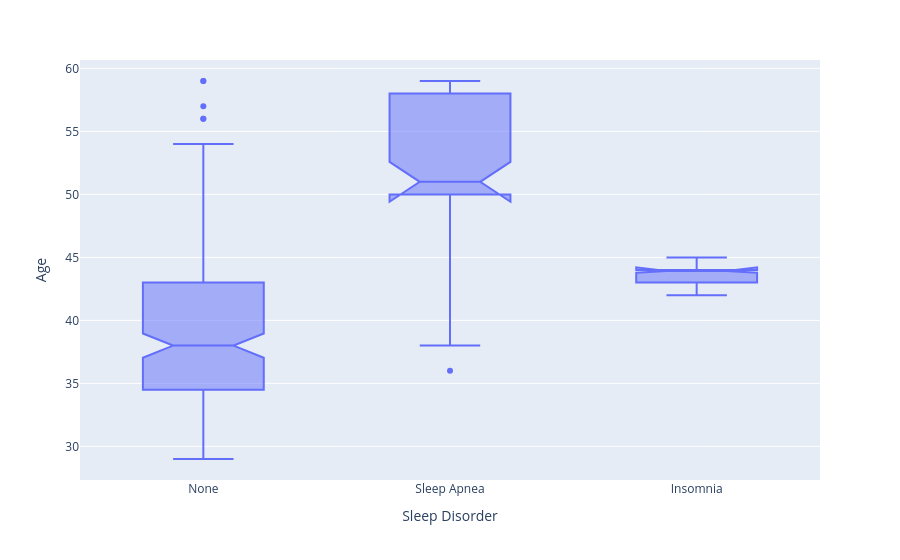

Source (notebook cell):
### Code cell
fig = px.box(df_clean,
             x='Sleep Disorder',
             y='Age',
             notched=True)
fig.show()

### Figure 1 — Plotly figure (JSON) as saved in the notebook; plotly's stock layout.template omitted (floating-point values rounded to 4 significant figures; data arrays with more than 128 entries replaced by an {"elided": "..."} marker saying what was removed)
{"data": [{"alignmentgroup": "True", "hovertemplate": "Sleep Disorder=%{x}<br>Age=%{y}<extra></extra>", "legendgroup": "", "marker": {"color": "#636efa"}, "name": "", "notched": true, "offsetgroup": "", "orientation": "v", "showlegend": false, "type": "box", "x": {"elided": "308 str values"}, "x0": " ", "xaxis": "x", "y": {"elided": "308 int values"}, "y0": " ", "yaxis": "y"}], "layout": {"boxmode": "group", "legend": {"tracegroupgap": 0}, "margin": {"t": 60}, "xaxis": {"anchor": "y", "domain": [0, 1], "title": {"text": "Sleep Disorder"}}, "yaxis": {"anchor": "x", "domain": [0, 1], "title": {"text": "Age"}}}}
